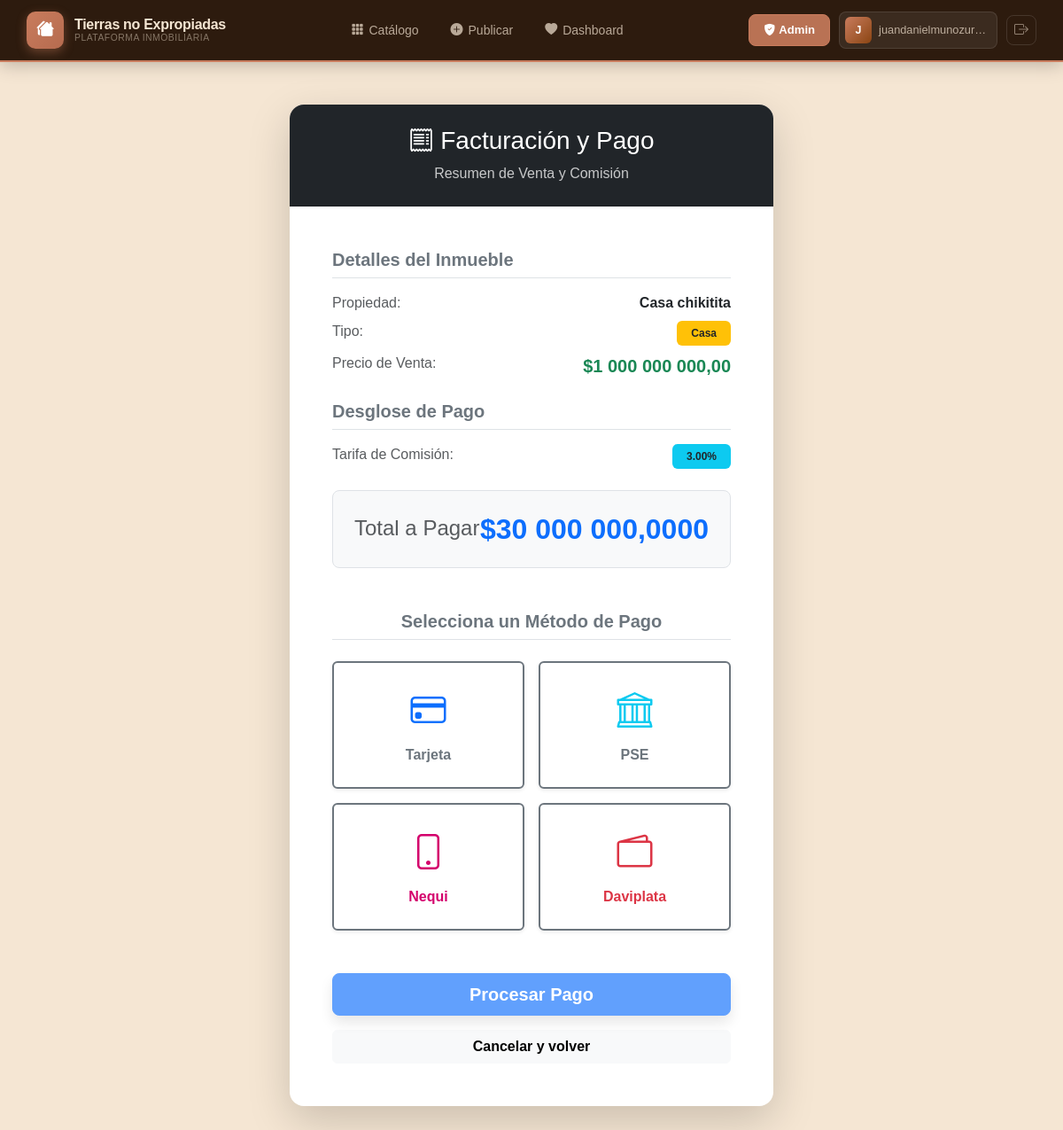
/api/auth/vendido/1/ (signed in), run on the app's committed database.
### apps/usuarios/models.py (models this page shows, shortened)
class Usuario(AbstractUser):
    email = models.EmailField(unique=True)
    telefono = models.CharField(max_length=20, blank=True, null=True)
    es_agente = models.BooleanField(default=False)
    es_cliente = models.BooleanField(default=True)
    estado = models.CharField(
        max_length=20,
        default="disponible"
    )
    USERNAME_FIELD = "email"
    REQUIRED_FIELDS = ["username"]

### apps/inmuebles/models.py (models this page shows, shortened)
class Inmueble(models.Model):
    TIPOS_INMUEBLE = [
        ("apartamento", "Apartamento"),
        ("casa", "Casa"),
        ("finca", "Finca")
    ]
    tipo = models.CharField(
        max_length=20,
        choices=TIPOS_INMUEBLE
    )
    titulo = models.CharField(max_length=150)
    descripcion = models.TextField()
    tipo = models.CharField(max_length=20, choices=TIPOS_INMUEBLE)
    precio = models.DecimalField(max_digits=13, decimal_places=2)
    ciudad = models.CharField(max_length=100)
    imagen = models.ImageField(upload_to="inmuebles/", null=True, blank=True)
    estado = models.CharField(max_length=20, default="disponible")
    propietario = models.ForeignKey(
        Usuario,
        on_delete=models.CASCADE,
        related_name="inmuebles",
    )
    creado_en = models.DateTimeField(auto_now_add=True)

### apps/usuarios/views.py (the view, shortened to what this page needs)
# urls.py: path("vendido/<int:id>/", marcar_vendido, name="marcar_vendido"),
@login_required
def marcar_vendido(request, id):
    inmueble = get_object_or_404(Inmueble, id=id, propietario=request.user)
    porcentajes_comision = {
        "apartamento": Decimal("0.02"),
        "casa": Decimal("0.03"),
        "finca": Decimal("0.04"),
    }
    porcentaje = porcentajes_comision.get(inmueble.tipo, Decimal("0.05"))
    comision = inmueble.precio * porcentaje
    return render(request, "usuarios/pago_comision.html", {
        "inmueble": inmueble,
        "comision": comision,
        "porcentaje": porcentaje * 100
    })

### apps/usuarios/templates/usuarios/pago_comision.html (shortened to what this page needs)
{% extends "base.html" %}
{% load static %}
{% load humanize %}
{% load l10n %}
{% block content %}
<link href="https://cdn.jsdelivr.net/npm/bootstrap@5.3.0/dist/css/bootstrap.min.css" rel="stylesheet">
<link href="https://cdn.jsdelivr.net/npm/bootstrap-icons/font/bootstrap-icons.css" rel="stylesheet">
<div class="container py-5">
<div class="row justify-content-center">
<div class="col-md-8 col-lg-6">
    <div class="card shadow-lg border-0 rounded-4 invoice-card">
        <div class="card-header bg-dark text-white text-center py-4 rounded-top-4">
            <h3 class="mb-0"><i class="bi bi-receipt"></i> Facturación y Pago</h3>
            <p class="mb-0 mt-2 opacity-75">Resumen de Venta y Comisión</p>
        </div>
        <div class="card-body p-4 p-md-5">
            <h5 class="fw-bold mb-3 text-secondary border-bottom pb-2">Detalles del Inmueble</h5>
            <div class="d-flex justify-content-between mb-2">
                <span class="text-muted">Propiedad:</span>
                <span class="fw-bold text-end">{{ inmueble.titulo }}</span>
            </div>
            <div class="d-flex justify-content-between mb-2">
                <span class="text-muted">Tipo:</span>
                <span class="badge bg-warning text-dark px-3 py-2">{{ inmueble.get_tipo_display }}</span>
            </div>
            <div class="d-flex justify-content-between mb-4">
                <span class="text-muted">Precio de Venta:</span>
                <span class="fw-bold text-success fs-5">${{ inmueble.precio|intcomma }}</span>
            </div>
            <h5 class="fw-bold mb-3 text-secondary border-bottom pb-2">Desglose de Pago</h5>
            <div class="d-flex justify-content-between mb-2">
                <span class="text-muted">Tarifa de Comisión:</span>
                <span class="badge bg-info text-dark px-3 py-2">{{ porcentaje|unlocalize }}%</span>
            </div>
            <div class="d-flex justify-content-between align-items-center mt-4 bg-light p-4 rounded-3 border">
                <h4 class="mb-0 text-muted">Total a Pagar</h4>
                <h2 class="mb-0 fw-bold text-primary">${{ comision|intcomma }}</h2>
            </div>
            <h5 class="fw-bold mt-5 mb-4 text-secondary border-bottom pb-2 text-center">Selecciona un Método de Pago</h5>
            <form method="POST" id="pagoForm" action="{% url 'marcar_vendido' inmueble.id %}">
                <div class="row g-3 mb-4">
                    <div class="col-6">
                        <button type="button" class="btn btn-outline-secondary w-100 py-4 d-flex flex-column align-items-center btn-pago h-100 shadow-sm" data-metodo="tarjeta">
                            <i class="bi bi-credit-card fs-1 mb-2 text-primary"></i>
                            <span class="fw-bold">Tarjeta</span>
                        </button>
                    </div>
                    <div class="col-6">
                        <button type="button" class="btn btn-outline-secondary w-100 py-4 d-flex flex-column align-items-center btn-pago h-100 shadow-sm" data-metodo="pse">
                            <i class="bi bi-bank fs-1 mb-2 text-info"></i>
                            <span class="fw-bold">PSE</span>
                        </button>
                    </div>
                    <div class="col-6">
                        <button type="button" class="btn btn-outline-secondary w-100 py-4 d-flex flex-column align-items-center btn-pago h-100 shadow-sm" data-metodo="nequi">
                            <i class="bi bi-phone fs-1 mb-2" style="color:#d4006c;"></i>
                            <span class="fw-bold" style="color:#d4006c;">Nequi</span>
                        </button>
                    </div>
                    <div class="col-6">
                        <button type="button" class="btn btn-outline-secondary w-100 py-4 d-flex flex-column align-items-center btn-pago h-100 shadow-sm" data-metodo="daviplata">
                            <i class="bi bi-wallet2 fs-1 mb-2 text-danger"></i>
                            <span class="text-danger fw-bold">Daviplata</span>
                        </button>
                    </div>
                </div>
                <div class="d-grid gap-3 mt-5">
                    <button type="submit" class="btn btn-primary btn-lg fw-bold shadow" id="btnProcesar" disabled>Procesar Pago</button>
                    <a href="{% url 'dashboard' %}" class="btn btn-light fw-bold">Cancelar y volver</a>
                </div>
            </form>
        </div>
    </div>
</div>
</div>
</div>
{% endblock %}

### templates/base.html (shortened to what this page needs)
{% load static %}
<!DOCTYPE html>
<html lang="es">
<head>
<link rel="stylesheet" href="{% static 'css/main.css' %}">
<link href="https://cdn.jsdelivr.net/npm/bootstrap@5.3.0/dist/css/bootstrap.min.css" rel="stylesheet">
<link href="https://cdn.jsdelivr.net/npm/bootstrap-icons/font/bootstrap-icons.css" rel="stylesheet">
</head>
<body>
<nav class="tne-navbar">
    <div class="tne-nav-inner">
        <a href="/" class="tne-brand">
            <div class="tne-brand-icon">
                <i class="bi bi-houses-fill"></i>
            </div>
            <div class="tne-brand-text">
                <span class="tne-brand-name">Tierras no Expropiadas</span>
                <span class="tne-brand-tagline">Plataforma Inmobiliaria</span>
            </div>
        </a>
        <div class="tne-nav-links">
            <a href="/api/inmuebles/lista/" class="tne-nav-link">
                <i class="bi bi-grid-3x3-gap-fill"></i> Catálogo
            </a>
            {% if user.is_authenticated %}
            <a href="/api/inmuebles/agregar/" class="tne-nav-link">
                <i class="bi bi-plus-circle-fill"></i> Publicar
            </a>
            <a href="/api/auth/dashboard/" class="tne-nav-link">
                <i class="bi bi-heart-fill"></i> Dashboard
            </a>
            {% endif %}
        </div>
        <div class="tne-nav-actions">
            {% if user.is_authenticated %}
                {% if user.is_superuser %}
                <a href="/api/auth/admin-dashboard/" class="tne-btn-admin">
                    <i class="bi bi-shield-fill-check me-1"></i> Admin
                </a>
                {% else %}
                <a href="/api/auth/dashboard/" class="tne-btn-dashboard">
                    <i class="bi bi-speedometer2 me-1"></i> Mi Panel
                </a>
                {% endif %}
                <div class="tne-user-chip">
                    <div class="tne-avatar">{{ user.email|first|upper }}</div>
                    <span class="tne-username d-none d-lg-inline">{{ user.email|truncatechars:18 }}</span>
                </div>
                <form action="{% url 'logout' %}" method="post" class="d-inline">
                    <button type="submit" class="tne-btn-logout" title="Cerrar sesión">
                        <i class="bi bi-box-arrow-right"></i>
                    </button>
                </form>
            {% endif %}
        </div>
    </div>
</nav>
{% block content %}
{% endblock %}
</body>
</html>

### static/css/main.css (style rules this page uses)
:root { --tne-beige: #F5E6D3; --tne-terracota: #C97C5D; --tne-dark: #2D1B0E; --tne-mid: #8B4513; --tne-white: #FFFFFF; --tne-body-bg: #F0E6D6; }
* { box-sizing: border-box; }
body { margin: 0; padding: 0; font-family: 'Inter', 'Segoe UI', Arial, sans-serif; background-color: var(--tne-body-bg); color: #2D1B0E; }
.tne-navbar { position: sticky; top: 0; z-index: 1000; background: var(--tne-dark); box-shadow: 0 2px 20px rgba(0,0,0,0.25); border-bottom: 2px solid var(--tne-terracota); }
.tne-nav-inner { max-width: 1400px; margin: 0 auto; padding: 0 30px; height: 68px; display: flex; align-items: center; justify-content: space-between; gap: 20px; }
.tne-brand { display: flex; align-items: center; gap: 12px; text-decoration: none; flex-shrink: 0; }
.tne-brand-icon { width: 42px; height: 42px; background: linear-gradient(135deg, var(--tne-terracota), #b56b4f); border-radius: 10px; display: flex; align-items: center; justify-content: center; font-size: 1.2rem; color: white; box-shadow: 0 4px 12px rgba(201, 124, 93, 0.4); transition: transform 0.2s ease; }
.tne-brand-text { display: flex; flex-direction: column; line-height: 1; }
.tne-brand-name { font-size: 1rem; font-weight: 800; color: var(--tne-beige); letter-spacing: -0.3px; white-space: nowrap; }
.tne-brand-tagline { font-size: 0.65rem; color: rgba(245, 230, 211, 0.45); font-weight: 400; margin-top: 2px; letter-spacing: 0.5px; text-transform: uppercase; }
.tne-nav-links { display: flex; align-items: center; gap: 4px; flex: 1; justify-content: center; }
.tne-nav-link { display: flex; align-items: center; gap: 6px; color: rgba(245, 230, 211, 0.7); text-decoration: none; font-size: 0.875rem; font-weight: 500; padding: 8px 16px; border-radius: 8px; transition: all 0.2s ease; white-space: nowrap; }
.tne-nav-actions { display: flex; align-items: center; gap: 10px; flex-shrink: 0; }
.tne-btn-dashboard, .tne-btn-admin { display: inline-flex; align-items: center; font-size: 0.82rem; font-weight: 600; padding: 7px 16px; border-radius: 8px; text-decoration: none; transition: all 0.2s ease; }
.tne-btn-admin { background: rgba(201, 124, 93, 0.9); color: white; border: 1.5px solid var(--tne-terracota); }
.tne-user-chip { display: flex; align-items: center; gap: 8px; background: rgba(255,255,255,0.07); border-radius: 8px; padding: 5px 12px 5px 6px; border: 1px solid rgba(255,255,255,0.1); }
.tne-avatar { width: 30px; height: 30px; border-radius: 6px; background: linear-gradient(135deg, var(--tne-terracota), var(--tne-mid)); display: flex; align-items: center; justify-content: center; font-size: 0.78rem; font-weight: 700; color: white; flex-shrink: 0; }
.tne-username { font-size: 0.8rem; color: rgba(245, 230, 211, 0.7); font-weight: 500; }
.tne-btn-logout { background: transparent; border: 1.5px solid rgba(255,255,255,0.12); color: rgba(245, 230, 211, 0.5); width: 34px; height: 34px; border-radius: 8px; cursor: pointer; font-size: 1rem; display: flex; align-items: center; justify-content: center; transition: all 0.2s ease; }

### apps/usuarios/templates/usuarios/pago_comision.html (style rules this page uses)
body { background-color: #F5E6D3; font-family: Arial, sans-serif; }
.invoice-card { background-color: white; box-shadow: 0 10px 30px rgba(0,0,0,0.1); }
.btn-pago { transition: all 0.2s; border-width: 2px; }

### data on the page
Usuario: email|first "J", email "juandanielmunozur…"
Inmueble: titulo "Casa chikitita", tipo "Casa", precio "1 000 000 000,00"

### other printed values
{{ porcentaje|unlocalize }} "3.00"
{{ comision|intcomma }} "30 000 000,0000"
